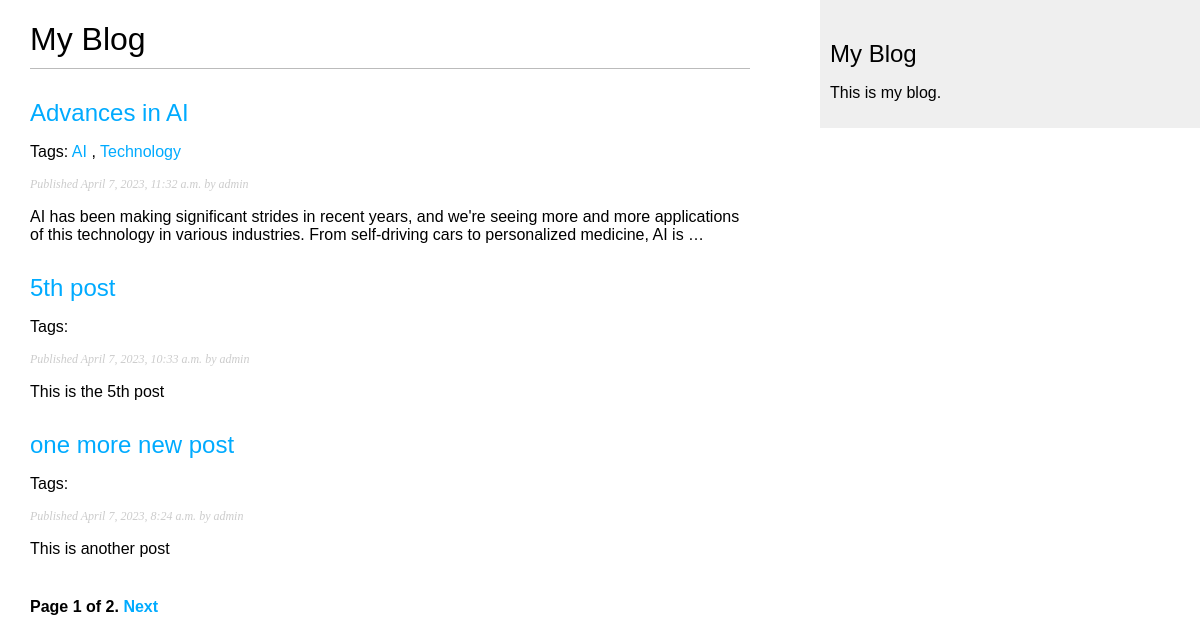
Screenshot of /blog/ with the database file from the repository.
### blog/models.py (models this page shows, shortened)
class Post(models.Model):
    objects = models.Manager()
    published = PublishedManager()
    tags = TaggableManager()
    STATUS_CHOICES = (
        ('draft', 'Draft'),
        ('published', 'Published'),
    )
    title = models.CharField(max_length=250)
    slug = models.SlugField(max_length=250, unique_for_date='publish')
    author = models.ForeignKey(User, on_delete=models.CASCADE, related_name='blog_posts')
    body = models.TextField()
    publish = models.DateTimeField(default=timezone.now)
    created = models.DateTimeField(auto_now_add=True)
    updated = models.DateTimeField(auto_now=True)
    status = models.CharField(max_length=10, choices=STATUS_CHOICES, default='draft')
    def get_absolute_url(self):
        return reverse('blog:post_detail',
                       args=[self.publish.year,
                             self.publish.month,
                             self.publish.day, self.slug])
    class Meta:
        ordering = ('-publish',)

### blog/views.py (the view)
# urls.py: path('', views.post_list, name='post_list'),
def post_list(request, tag_slug=None):
    object_list = Post.published.all()
    tag = None
    if tag_slug:
        tag = get_object_or_404(Tag, slug=tag_slug)
        object_list = object_list.filter(tags__in=tag)
    paginator = Paginator(object_list, 3) # 3 posts in each page
    page = request.GET.get('page')
    try:
        posts = paginator.page(page)
    except PageNotAnInteger:
        posts = paginator.page(1)
    except EmptyPage:
        posts = paginator.page(paginator.num_pages)
    return render(request,
                  'blog/post/list.html',
                  {'page': page,
                  'posts': posts,
                  'tag': tag})

### blog/models.py (called while the page is built)
    def get_queryset(self):
        return super(PublishedManager, self).get_queryset().filter(status='published')

### blog/templates/blog/post/list.html (shortened to what this page needs)
{% extends "blog/base.html" %}
{% block content %}
    <h1>My Blog</h1>
    {% for post in posts %}
        <h2>
            <a href="{{ post.get_absolute_url }}">
                {{ post.title }}
            </a>
        </h2>
        <p class="tags">
            Tags:
            {% for tag in post.tags.all %}
                <a href="{% url 'blog:post_list_by_tag' tag_slug %}">
                    {{ tag.name }}
                </a>
                {% if not forloop.last %}, {% endif %}
            {% endfor %}
        </p>
        <p class="date">
            Published {{ post.publish }} by {{ post.author }}
        </p>
        {{ post.body|truncatewords:30|linebreaks }}
    {% endfor %}
    {% include "pagination.html" with page=posts %}
{% endblock %}

### blog/static/css/blog.css (style rules this page uses)
body { margin:0; padding:0; font-family:helvetica, sans-serif; }
a { color:#00abff; text-decoration:none; }
h1 { font-weight:normal; border-bottom:1px solid #bbb; padding:0 0 10px 0; }
h2 { font-weight:normal; margin:30px 0 0; }
p.date { color:#ccc; font-family: georgia, serif; font-size: 12px; font-style: italic; }

### rows the page displays
Post: title "Advances in AI", publish "April 7, 2023, 11:32 a.m.", author "admin", body "AI has been making significant strides in recent years, and we're seeing more and more applications of this technology in various industries. From self-driving cars to personalized medicine, AI is …"
Tag: name "AI"
Tag: name "Technology"
Post: title "5th post", publish "April 7, 2023, 10:33 a.m.", author "admin", body "This is the 5th post"
Post: title "one more new post", publish "April 7, 2023, 8:24 a.m.", author "admin", body "This is another post"

### other values shown
{{ page.number }} "1"
{{ page.paginator.num_pages }} "2"
